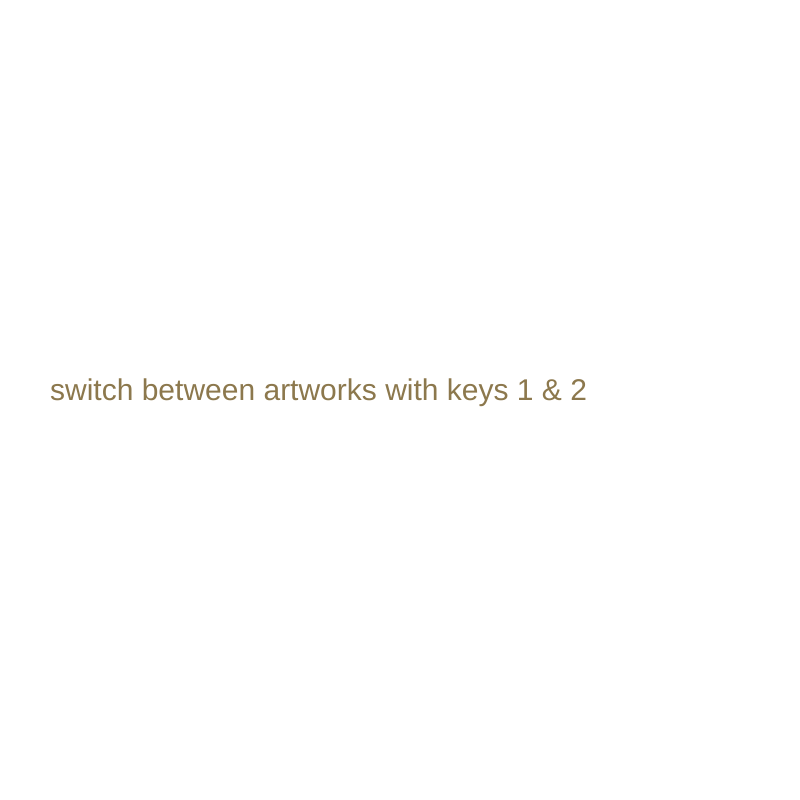
Frame 1 (no input)
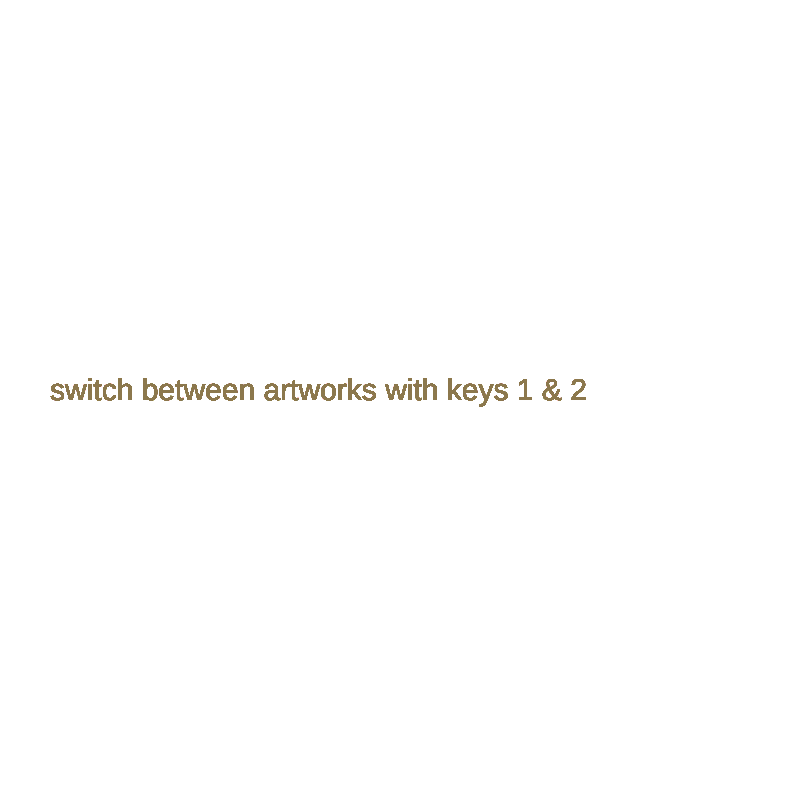
Frame 60 (no input)
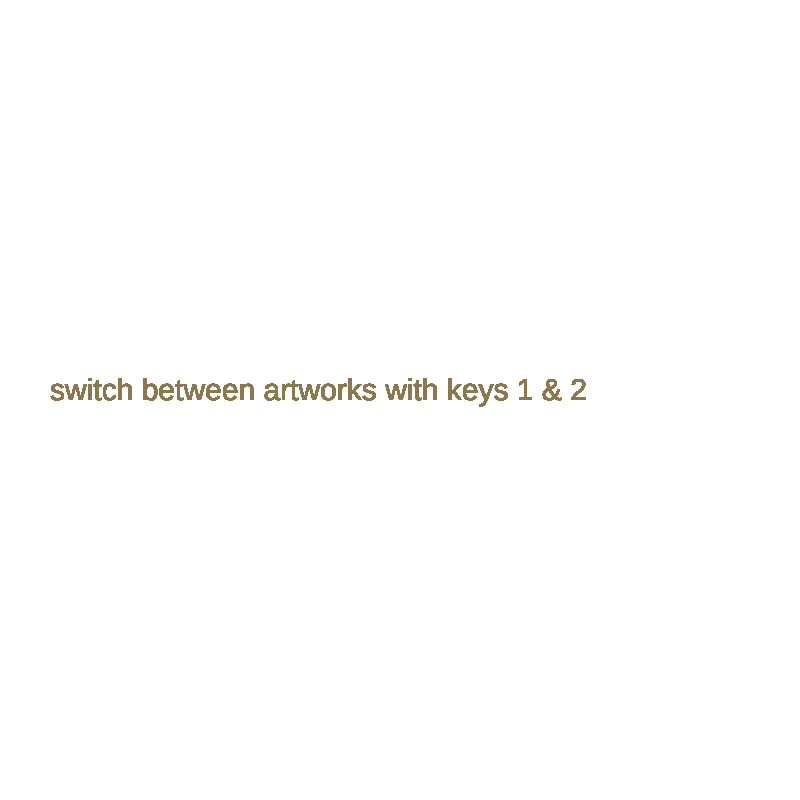
Frame 120 (the mouse pressed at the canvas centre since frame 60)

The p5.js sketch that drew these frames (run headless with seeded random() and noise() and a simulated clock; from frame 60 on, the mouse is pressed at the canvas centre):

// p5.js sketch
// ── sketch.js
var cnv;

let step;
let x;
let y;
let c;

let si;

let test;
let testArr = [];

let yellow =['rgba(246, 184, 80, 0.85)','rgba(251, 225, 106, .85)','rgba(246, 236, 176, 0.85)'];
let randColy;

let yellow2 =['rgba(246, 184, 80, 0.5)','rgba(251, 225, 106, .5)','rgba(246, 236, 176, 0.5)'];
let randColy2;

let blue = ['rgba(6, 19, 60, 0.5)','rgba(33, 131, 192, 0.5)','rgba(73, 193, 239, 0.5)','rgba(198, 231, 248, 0.5)','rgba(240, 249, 254, 0.5)']
let randColb;
let blue2 = ['rgba(6, 19, 60, 0.2)','rgba(33, 131, 192, 0.2)','rgba(73, 193, 239, 0.2)','rgba(198, 231, 248, 0.2)','rgba(240, 249, 254, 0.2)']
let randColb2;


let rectaArr = [];

//to fix the looping problem when switching
let state = 1;








function setup() {
  createCanvas(800,800);
  background(255);
  //clear();
  randColb = random(blue.length);
  randColb = floor(randColb);

  randColy2 = random(yellow2.length);
  randColy2 = floor(randColy2);

  randColb2 = random(blue2.length);
  randColb2 = floor(randColb2);



  for(let i = 0; i<170; i++){
    testArr.push(new gradientLine(random(0,width),random(0,height),40));
  }

  for(let i = 0; i < 800; i++){
    rectaArr.push(new recta(random(50,500),height/2,random(5,30)));
  }
  

 

}






function draw() {

  fill(140, 120, 77);
  textSize(30);
  text('switch between artworks with keys 1 & 2',50,height/2 );

  switch (key) {
    case "2":

     //ANTONY 2
     clear();
     background("#000038");
     blendMode(LIGHTEST);

     for(let i = 0; i < 170; i++){
       testArr[i].gradient();
      }

  

     for (let si = 10; si < 1500; si = si + 40){
       noFill();
       stroke(random(200.255));
       strokeWeight(random(.6,2.5));
       ellipse(400,400,si,si);
  
      }

      if (state == 0){
        noLoop();
        state=1;
      }
    break;

    case "1":

     //ANTONY 1
     clear();
     background('rgba(6, 19, 60, 1)');
     blendMode(BLEND);

     for(let x = 0; x < 50; x++){
       for(let y = 0; y < 50; y++ ){
         backdraw();
       }
      }
 
 
     for(let x = 0; x < 7; x++){
        for(let y = 0; y < 7; y++ ){
         lineray();
        }
      }
 
 
 
     for(let i = 0; i < 800; i++){
       rectaArr[i].display();
      }

      if (state == 0){
        noLoop();
        state=1;
      }
    break;

  }


  //noLoop();
}

function keyPressed (){
    if(state==1){
      loop();
      state=0;
    }
}


//ANTONY 1


function display(){
}


function backdraw(){
 push();


 randColb2 = random(blue2.length);
 randColb2 = floor(randColb2);

 x=random(0,width);
 y=random(0,height);
 d=random(20,50);
 fill(blue2[randColb2]);
 noStroke();
 rect(x,y,d,d);
 ellipse(x*2,y*2,d,d);
 pop();
 
 

 
}

function lineray(){
  randColb = random(blue.length);
  randColb = floor(randColb);

  randColy2 = random(yellow2.length);
  randColy2 = floor(randColy2);
  x=random(0,800);
  y=random(0,800);
  d=random(20,50);
 
 stroke(yellow2[randColy2]);
 strokeWeight(1.6);
 line (800,800,x,y);

 push();
 strokeWeight(1);
 stroke('rgba(243, 136, 168, 0.5)');
 line(0,800,x,y);

 pop();

 push();
 strokeWeight(1);
 stroke('rgba(28, 12, 3, 0.5)');
 line(800,0,x,y);
 pop();
 
 
 
}





class recta{

  constructor(startX,startY,startSize){
    this.transX= startX;
    this.transY= startY;
    this.size = startSize;
    this.angle = random(0.5,4);
   

  }

  display(){
    background(0,0);
    rotate(PI*this.angle);

    randColy = random(yellow.length);
    randColy = floor(randColy);

    fill(yellow[randColy]);
    noStroke();
    ellipse(this.transX,this.transY,this.size,this.size);

    
     
  }

}




//ANToNY 2

function gradient(){
}


class gradientLine{
  constructor(x1,y1,size){
    
   randColb = random(blue.length);
   randColb = floor(randColb);

   randColy2 = random(yellow2.length);
   randColy2 = floor(randColy2);

    this.x1 = x1;
    this.y1= y1;
    this.x2 = x1 + -50|50;
    this.y2 = y1 + -50|50;


    this.c1 = color(blue[randColb]);
    this.c2 = color(yellow2[randColy2]);
    this.size = size;
    

   
  }

  gradient(){

   let d = dist(this.x1,this.y1,this.x2,this.y2);




    for (let i = 0; i < d; i++){
    

     let step = map(i, 0, d, 0, 1);
     let x = lerp(this.x1, this.x2, step);
     let y = lerp(this.y1, this.y2, step);
     let c = lerpColor(this.c1, this.c2, step);
     fill(c);
     noStroke();
     ellipse(x,y,this.size,this.size);
    

    }
  }
}






// ── styles.css


/* style.css */


html, body {
    height: 100%;
    background-color: rgb(255, 241, 211);
    margin: 50px;


    
}

  
main {

    background-color: rgb(255, 241, 211);

    margin: 0;
    padding: 0;
    display: flex;

  
    /* This centers our sketch horizontally. */
    justify-content: center;
  
    /* This centers our sketch vertically. */
    align-items: center;
}

footer{
    margin: 20px;

}




h1{
    color: black;
    font-family: sans-serif;
    font-size: 20px;
    text-align: center;
}

p {
    color: black;
    font-family: "roboto", sans-serif;
    text-align: center;
    font-size: 16px;
    font-weight: 300;
    letter-spacing: 3px;
   
}

.link {
    display: flex;
    justify-content: center;


    align-items: center;
    text-decoration: none;

    color: rgb(29, 153, 202);
    font-family: "roboto", sans-serif;
    text-align: center;
    font-size: 20px;
    font-weight: 500;
    letter-spacing: 3px;
   
}
